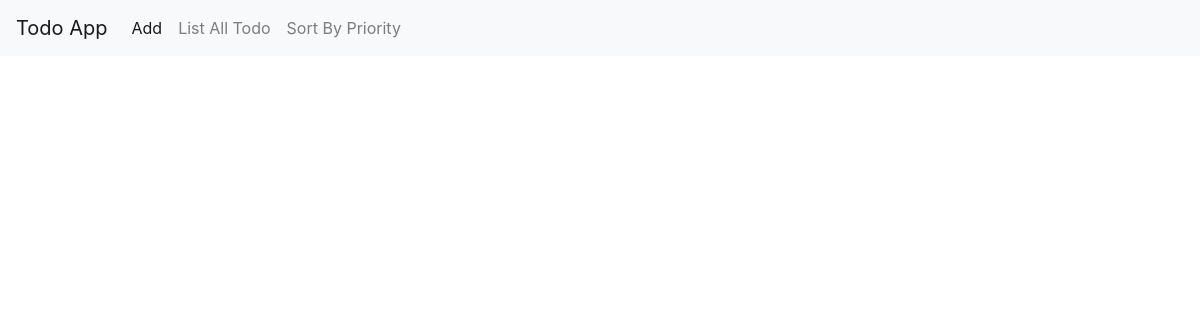
The app's page /list, older data.
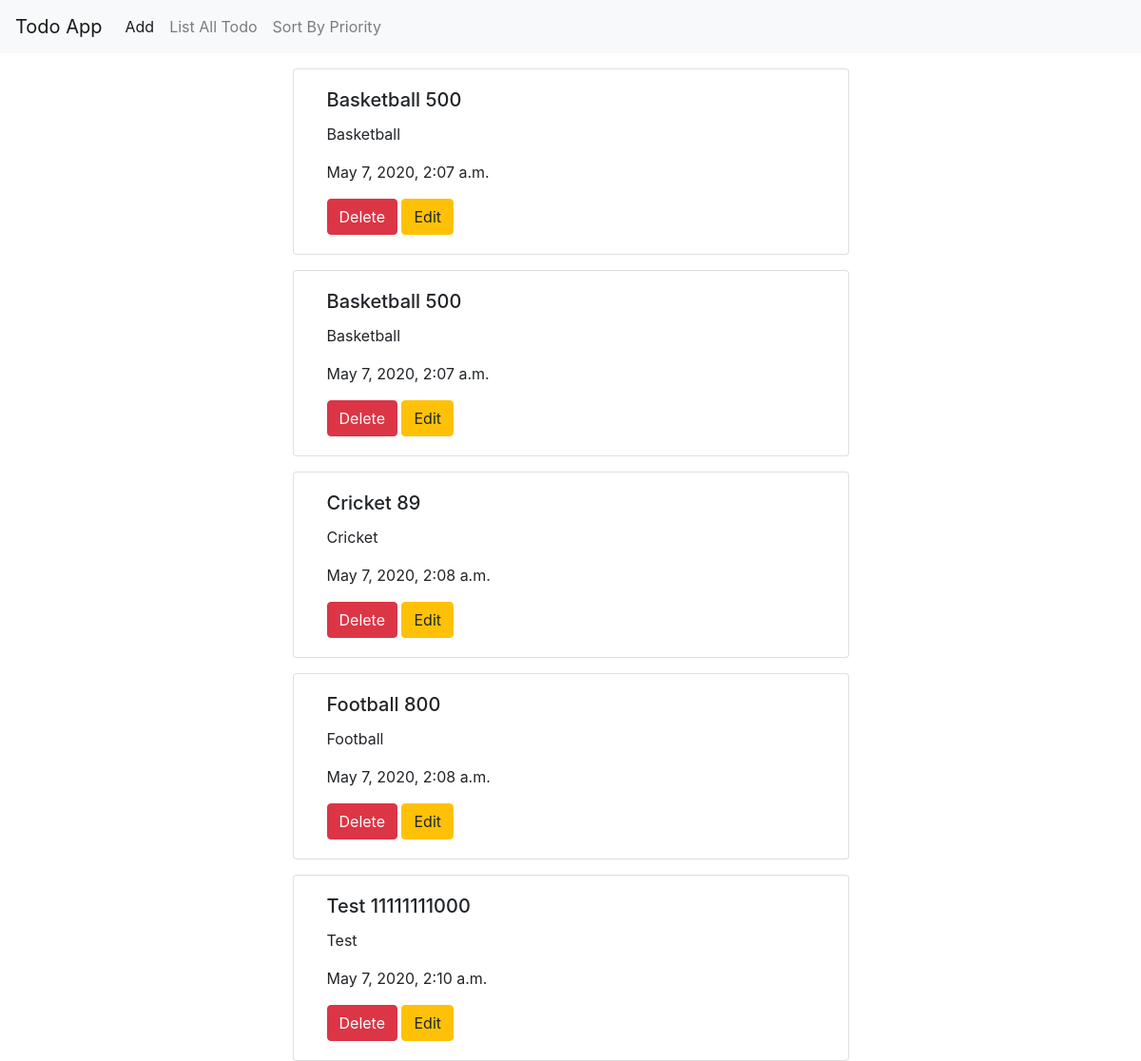
The same page, newer data.
### todoapp/models.py (models this page shows)
class Todo(models.Model):
    title = models.CharField(max_length=255)
    description = models.TextField()
    priority = models.IntegerField()
    created_at = models.DateTimeField(auto_now_add=True,null=True)

### todoapp/views.py (the view)
# urls.py: path('list',views.list,name='list'),
def list(request):
    mydictionary = {
        "alltodos" : Todo.objects.all()
    }
    return render(request,'list.html',context=mydictionary)

### templates/list.html (shortened to what this page needs)
{% extends 'index.html' %}
{% block content %}
{% for eachtodo in alltodos %}
<div class="row">
    <div class="col-md-6" style="margin:0 auto;">
        <div class="card container-fluid" style="margin-top: 1rem;">
            <div class="card-body">
              <h5 class="card-title">{{eachtodo.title}} {{eachtodo.priority}}</h5>
              <p class="card-text">{{eachtodo.description}}</p>
              <p class="card-text">{{eachtodo.created_at}}</p>
              <a href="/delete/{{eachtodo.id}}" class="btn btn-danger">Delete</a>
              <a href="/edit/{{eachtodo.id}}" class="btn btn-warning">Edit</a>
            </div>
          </div>
    </div>
</div>
{% endfor %}
{% endblock %}

Row changes from the older to the newer data that the page shows:
added Todo: title "Basketball", priority "500", description "Basketball", created_at "May 7, 2020, 2:07 a.m."
added Todo: title "Basketball", priority "500", description "Basketball", created_at "May 7, 2020, 2:07 a.m."
added Todo: title "Cricket", priority "89", description "Cricket", created_at "May 7, 2020, 2:08 a.m."
added Todo: title "Football", priority "800", description "Football", created_at "May 7, 2020, 2:08 a.m."
added Todo: title "Test", priority "11111111000", description "Test", created_at "May 7, 2020, 2:10 a.m."
